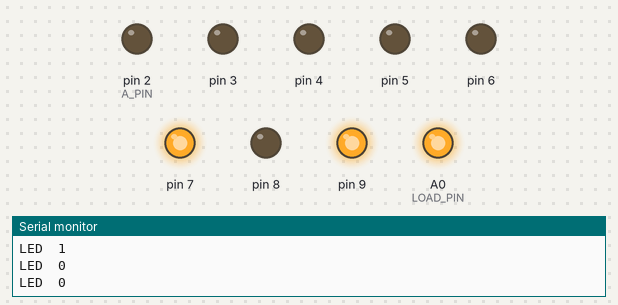
Recording of a sketch running on a simulated Arduino Uno, built with avr-gcc and run on an emulated ATmega328P. Shown: output pins drawn as LEDs (lit = HIGH), the last lines printed to the serial monitor. Pins used as bus, display or sensor lines are not drawn.

Above: at 9.0 s.
At 27.0 s:
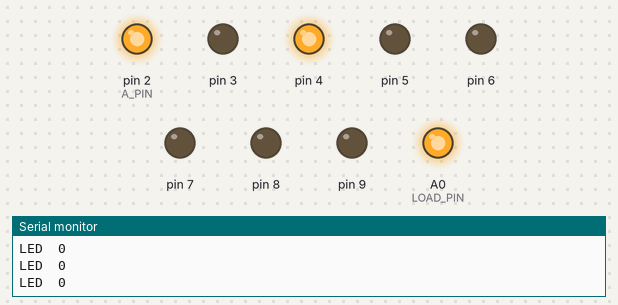
Timing chart, 0 to 41.5 s (numbered marks = the images above):
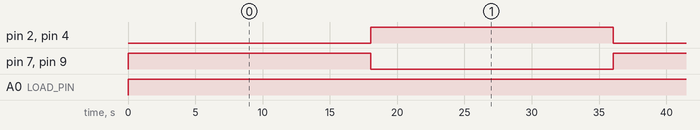

Measured:
- by itself, pin 2 (A_PIN), pin 4, pin 7, pin 9: alternates HIGH for 18.0 s and LOW for 18.0 s
- by itself, A0 (LOAD_PIN): LOW → HIGH at 0.00 s

The sketch:

test_SN74HC165.ino
```cpp
#define A_PIN 2

#define LOAD_PIN A0
#define CLOCK_PIN A1

void setup() {
  pinMode(CLOCK_PIN, OUTPUT);
  pinMode(LOAD_PIN, OUTPUT);
  for (int i=0; i<8; i++){
    pinMode(A_PIN+i, OUTPUT);
  }
  Serial.begin(57600);

  digitalWrite(CLOCK_PIN, LOW);
  digitalWrite(LOAD_PIN, HIGH);
}

void check(int data) {
  Serial.println("Setting pins:");
  for (int i=0; i<8; i++){
    int val = (data >> i) & 1;
    Serial.print(val);
    digitalWrite(A_PIN+i, val);
  }
  Serial.println("");

  // LOAD
  delay(1);
  digitalWrite(LOAD_PIN, LOW);
  delay(1);
  digitalWrite(LOAD_PIN, HIGH);

  Serial.println("Starting clocking");

  for(int i=0; i < 8; i++) {
    Serial.print("LED  ");
    Serial.println((data >> (7 - i)) & 1);
    Serial.flush();
    delay(2000);
    digitalWrite(CLOCK_PIN, LOW);
    delay(1);
    digitalWrite(CLOCK_PIN, HIGH);
  }

  delay(2000);
}

void loop() {
  check(B10100000);
  check(B00000101);
}
```
